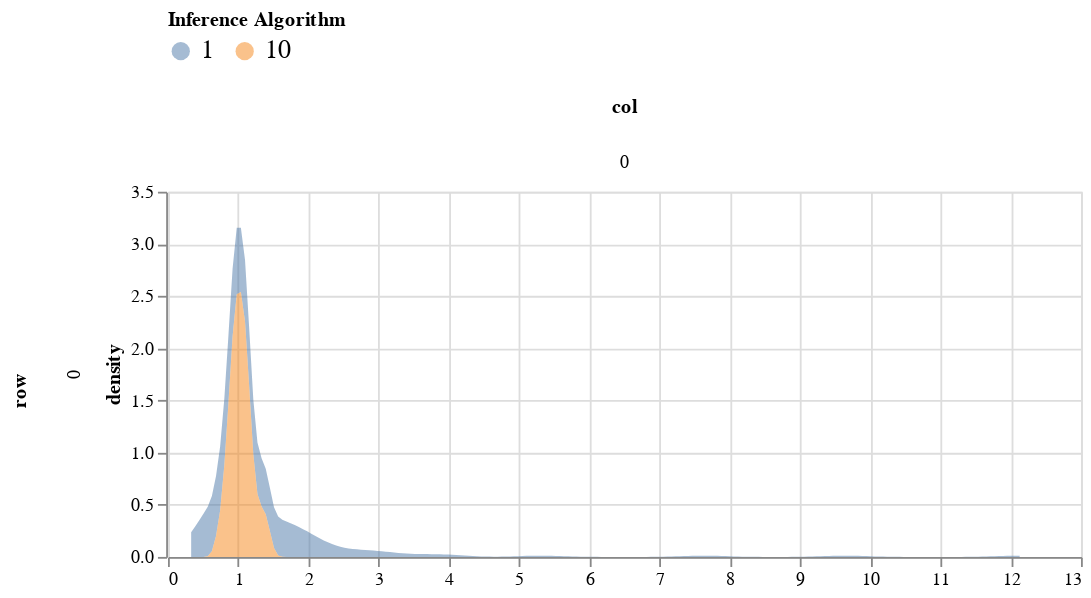

Notebook source saved alongside this figure:
### Code cell
from scipy.stats import invgamma
c0 = 10

dfs = []
for c0 in [1,10]:
    df = get_post_df(np.sqrt(invgamma.rvs(a = c0, scale=c0, size=100)))
    df['source'] = str(c0)
    dfs.append(df)
plot_density(pd.concat(dfs), 500, 200).interactive()

### Figure 1 — Vega-Lite specification as saved in the notebook (floating-point values rounded to 4 significant figures; data arrays with more than 128 entries replaced by an {"elided": "..."} marker saying what was removed)
{"config": {"view": {"continuousWidth": 400, "continuousHeight": 300}}, "data": {"name": "data-7b1f4a7b650c151d523049fa3f7829a1"}, "mark": {"type": "area", "opacity": 0.5}, "encoding": {"color": {"type": "nominal", "field": "source", "legend": {"labelFontSize": 14, "orient": "top"}, "title": "Inference Algorithm"}, "column": {"type": "quantitative", "field": "col"}, "row": {"type": "quantitative", "field": "row"}, "x": {"type": "quantitative", "field": "value", "title": null}, "y": {"type": "quantitative", "field": "density"}}, "height": 200, "resolve": {"scale": {"x": "independent"}}, "selection": {"selector031": {"type": "interval", "bind": "scales", "encodings": ["x", "y"]}}, "transform": [{"fold": ["value"]}, {"density": "value", "groupby": ["cn", "row", "col", "source"]}], "width": 500, "$schema": "https://vega.github.io/schema/vega-lite/v4.8.1.json", "datasets": {"data-7b1f4a7b650c151d523049fa3f7829a1": {"elided": "200 records"}}}
